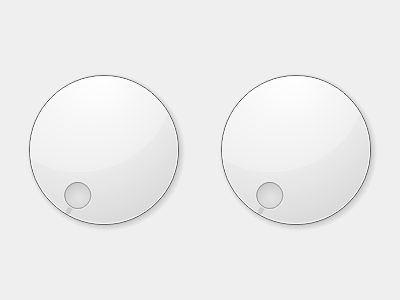
<?xml version="1.0" encoding="UTF-8"?>
<ui version="4.0">
 <class>CurveEditor</class>
 <widget class="QWidget" name="CurveEditor">
  <property name="geometry">
   <rect>
    <x>0</x>
    <y>0</y>
    <width>400</width>
    <height>300</height>
   </rect>
  </property>
  <property name="windowTitle">
   <string>Form</string>
  </property>
  <layout class="QHBoxLayout" name="horizontalLayout">
   <item>
    <widget class="QDial" name="dial"/>
   </item>
   <item>
    <widget class="QDial" name="dial_2"/>
   </item>
  </layout>
 </widget>
 <resources>
  <include location="../../../res/resources.qrc"/>
 </resources>
 <connections/>
</ui>
